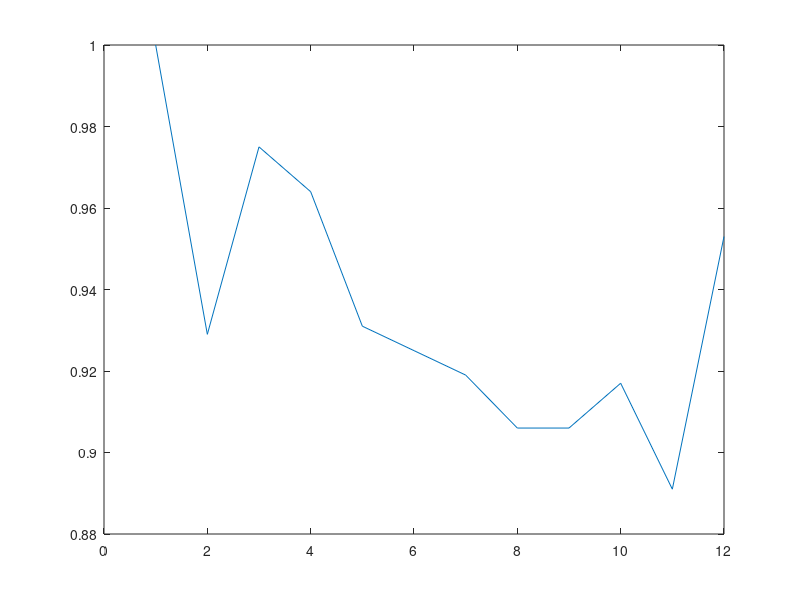

The MATLAB source for this figure:

clear all
%Model Parameters
phi_p = 0.1;
phi_g=0.3;
phi_l=0.35;
gamma=0.97;% rate of change of primacy gradient across groups
sigma_gp=0.02;%
sigma_L=0.02;
sigma_v=0.005;
rho=0.3;
theta=0.003;
eta_NC=0.15;% learning rate for assoication between context and group
eta_O=0.6; % output interference

% experimental details
nTrials=1000;
listlength=12;
possGroupSize=1:5;

v=zeros(nTrials, listlength); % this can be easily pre-allocated, so should be
recalled_item=zeros(nTrials,listlength);

N_O=0; % counter for non recalled items

for t=1:nTrials
    
    r=zeros(1,listlength);
    
    
    % Here is what happens in model
    % We generated a longish vector of group sizes, then find first
    % group that takes us beyond list length. We truncate that group
    % and use only the groups we need
    
    groupSize=randsample(possGroupSize,listlength,true);% random
    
    % or constant within list, but varies across lists
    %groupSize=repmat(randsample(possGroupSize,1,true),1,listlength);
    
    cumulz = cumsum(groupSize);
    numGroups = find(cumulz>=listlength, 1, 'first'); % finds first instance
    groupSize(numGroups) = listlength-cumulz(numGroups-1);
    groupSize = groupSize(1:numGroups);
    
    lContext = ones(1,numGroups);     % control element for list context (each group has a list context)
    List_cue=1; % only have one list at the moment
    
    % make group markers
    gContext = [];
    pContext = [];
    absP = [];
    % set control elements
    
    for gz=1:length(groupSize)
        gContext = [gContext repmat(gz,1,groupSize(gz))];
        pContext = [pContext linspace(0,1,groupSize(gz))];
        absP = [absP 1:groupSize(gz)];
    end
    
    % cue for list and group and obtain group context
    Group_cue=1; % Current group
    get_group_info=1;
    % make x attempts at recall
    out_int=zeros(1,numGroups);
    gSupp = zeros(1,numGroups);
    
    for outpos=1:12
        
        if get_group_info
            % list cue and group cue to context
            eta_LC=1+randn(1,numGroups)*sigma_L; % Eq A3
            C_LC=(eta_LC+out_int).*phi_l.^abs(List_cue-lContext); %Eq A7 - control element for list
            C_NC=zeros(1,numGroups); % control element for group cue
            C_NC(Group_cue)=eta_NC;
            
            % output interference
%             if out_int
%                 C_NC(out_int)=eta_O;
%             end
           
            %cue to a particular group
            C=C_NC+C_LC; % list and group control elements added
            [max_value,Current_Group]=max(C); % select most activated
            %C(Current_Group)=1; % set control element for most activared to 1
            
            
            % output interference acts on associations to l (so C_LC)
            out_int(Current_Group) = eta_O;
            
            Current_pContext = linspace(0,1,groupSize(Current_Group));
            withinPos=1; % set the within group maker to 1 for new group
            
            if gSupp(Current_Group)==0
                P_CG=1; % assume no effect of time
            else
                P_CG=0; % we've already retrieved this, to set group context to null
            end
            get_group_info=0; % context and Current_Group remain the same
            
            
            out_int(Current_Group)=eta_O;
            
            gSupp(Current_Group) = 1;
            
        end

        eta_gv=gamma.^(absP-1)+randn(1,listlength)*sigma_gp; %Eq A10
        v_GV = P_CG*eta_gv.*phi_g.^abs(Current_Group-gContext); %Eq A11
        v_PV = phi_p.^abs(Current_pContext(withinPos)-pContext); %Eq A14
        
        % implemented primacy gradient
        v_PV=eta_gv.*v_PV;
        
        % sum group and item vectors to get activation of each item
        t_v = rho*v_GV + (1-rho)*v_PV; % Eq A15
        v(t,:)=t_v;
        % noisy retrieval Eq A16
        noise=randn(1,listlength)*sigma_v;
        a=(t_v+noise).*(1-r);
        
        % activation of two highest items
        [max_value,max_idx] = max(a);
        a(max_idx) = NaN;
        second_max = max(a);
        a = max_value; % retruns max_value into a
        
        if (max_value-second_max)>theta
            recalled_item(t,outpos)=max_idx;
            r(max_idx)=1;
        else
            recalled_item(t,outpos)=0;
        end
        
        withinPos=withinPos+1;% now recall of next item of current group will be attempted
        
        % check if we have reached end of current group
        if  withinPos>groupSize(Current_Group)
            get_group_info=1;
            Group_cue=Group_cue+1; % assume next group is accessed - serial recall
            if Group_cue > numGroups
                Group_cue = 1;
            end
        end
    end
end

for i=1:listlength;
    prop(i)=numel(find(recalled_item==i))/nTrials;
end

plot(1:i,prop)

Av_v=mean(v);
Av_a=mean(a);
